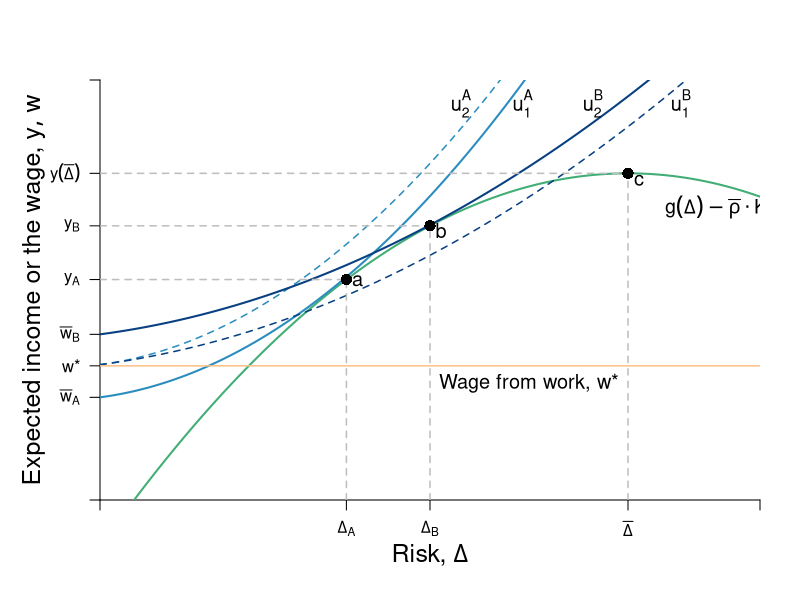

Here is the R script that generated this plot:
require(ggplot2)
require(shape)
pdf(file = "capitalism/risk_contrast_selfemployed.pdf", width = 9, height = 7)

#Set parameters for graphics
axislabelsize <- 1.5
labelsize <- 1.2
graphlinewidth <- 2
segmentlinewidth <- 1.5
a <- c(2, 4, 6)


COL <- c("#7fc97f", "#beaed4", "#fdc086", "#ffff99", "#386cb0", "#f0027f", "#bf5b17", "#666666")
COLA <- c("#e0f3db", "#99d8c9","#66c2a4","#41ae76", "#238b45", "#005824")
COLB <- c("#c6dbef", "#4eb3d3", "#2b8cbe", "#0868ac","#084081")
COLC <- c("#fcfbfd", "#efedf5", "#dadaeb", "#bcbddc", "#9e9ac8", "#807dba", "#6a51a3", "#54278f", "#3f007d")

par(mar =  c(5, 5, 4, 2))
xlims <- c(0, 15)
ylims <- c(0, 18)

riskreturn <- function(g, int1 = 14, int2 = 4, coeff = 1/3){
  int1 - (int2 - (coeff)*g)^2
}

uA <- function(y, g, slope = 0.5){
  y + y*g  - slope*g^2
}

indiffA <- function(g, intercept = 3, slope1 = 0.25, slope2 = 0.12){
  intercept  + slope1*g + slope2*g^2
}

indiffA2 <- function(g, intercept = 3, slope1 = 0.25, slope2 = 0.05){
  intercept  + slope1*g + slope2*g^2
}

#Plot command 
plot(0, 0, xlim = xlims, ylim = ylims, 
     type = "n",
     xlab = expression(paste("")),
     ylab = expression(paste("")), 
     axes = FALSE,
     cex.lab = axislabelsize, 
     bty = "n", 
     xaxs="i", 
     yaxs="i"
)


#Customize ticks and labels for the plot
# ticksy <- seq(ylims[1], ylims[2], 3)
# ylabels <- seq(ylims[1], ylims[2], 3)
# ticksx <- seq(xlims[1], xlims[2], 5)
# xlabels <- seq(xlims[1], xlims[2], 5)
ticksx <- c(0, 5.6, 7.5, 12, xlims[2])
xlabels <- c(NA, expression(paste(Delta[A])), expression(paste(Delta[B])), expression(paste( bar(Delta) )), NA)
ticksy <- c(0, 4.4, 5.75, 7.1, riskreturn(5.6), riskreturn(7.5), riskreturn(g = 12), ylims[2])
ylabels <- c(NA, expression(paste(bar(w)[A])), expression(paste(w,"*")), expression(paste(bar(w)[B])), expression(paste(y[A])), expression(paste(y[B])), expression(paste(y(bar(Delta)))), NA)

axis(1, at = ticksx, pos = 0, labels = xlabels)
axis(2, at = ticksy, pos = 0, labels = ylabels, las = 1)

#Axis labels and draw linear utility function
mtext(expression(paste("Risk, ", Delta)), side = 1, line = 2.5, cex = axislabelsize)
text(-1.5, 0.5*ylims[2], expression(paste("Expected income or the wage, ", list(y, w))), xpd = TRUE, cex = axislabelsize, srt = 90) 


npts <- 500 
xx1 <- seq(xlims[1], xlims[2], length.out = npts)
lines(xx1, riskreturn(xx1), col = COLA[4], lwd = graphlinewidth, lty = 1)
lines(xx1, indiffA(xx1, intercept = 4.4), col = COLB[3], lwd = graphlinewidth, lty = 1)
lines(xx1, indiffA(xx1, intercept = 5.8), col = COLB[3], lwd = segmentlinewidth, lty = 2)
#lines(xx1, indiffA(xx1, intercept = 8), col = COLB[3], lwd = graphlinewidth, lty = 1)
lines(xx1, indiffA2(xx1, intercept = 7.1), col = COLB[5], lwd = graphlinewidth, lty = 1)
lines(xx1, indiffA2(xx1, intercept = 5.8), col = COLB[5], lwd = segmentlinewidth, lty = 2)

#lines(xx1, indiffA2(xx1, intercept = 10), col = COLB[5], lwd = graphlinewidth, lty = 1)

#Add points a, b, c and c
segments(5.6, 0, 5.6, riskreturn(g = 5.6), lty = 2, col = "gray", lwd = segmentlinewidth)
segments(0, riskreturn(g = 5.6), 5.6, riskreturn(g = 5.6), lty = 2, col = "gray", lwd = segmentlinewidth)
points(5.6, riskreturn(g = 5.6), pch = 16, col = "black", cex = 1.5)
text(5.6 + 0.25, riskreturn(g = 5.6) - 0.05, expression(a), cex = labelsize)


segments(7.5, 0, 7.5, riskreturn(g = 7.5) , lty = 2, col = "gray", lwd = segmentlinewidth)
segments(0, riskreturn(g = 7.5) , 7.5, riskreturn(g = 7.5) , lty = 2, col = "gray", lwd = segmentlinewidth)
points(7.5, riskreturn(g = 7.5) , pch = 16, col = "black", cex = 1.5)
text(7.5 + 0.25, riskreturn(g = 7.5) - 0.2, expression(b), cex = labelsize)


segments(12, 0, 12, riskreturn(g = 12) , lty = 2, col = "gray", lwd = segmentlinewidth)
segments(0, riskreturn(g = 12) , 12, riskreturn(g = 12) , lty = 2, col = "gray", lwd = segmentlinewidth)
text(12 + 0.25, riskreturn(g = 12) - 0.3, expression(c), cex = labelsize)
points(12, riskreturn(g = 12) , pch = 16, col = "black", cex = 1.5)


#Segment for next best wage offer
segments(0, 5.75, xlims[2], 5.75, lty = 1, col = COL[3], lwd = segmentlinewidth)
text(9.75, 5, expression(paste("Wage from work, ", w,"*")), cex = labelsize)




#Label risk return schedule
text(14, riskreturn(g = 14) - 1, expression(paste(g(Delta) - bar(rho)%.%K) ), cex = labelsize)

#Label value functions
text(11.2, 17, expression(u[2]^B), cex = labelsize)
text(13.2, 17, expression(u[1]^B), cex = labelsize)
text(9.6, 17, expression(u[1]^A), cex = labelsize)
text(8.2, 17, expression(u[2]^A), cex = labelsize)


dev.off()
